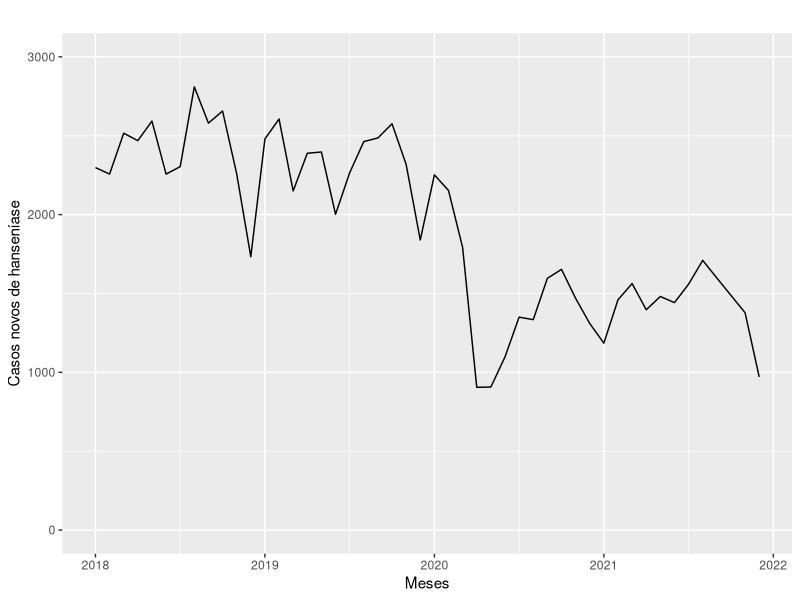
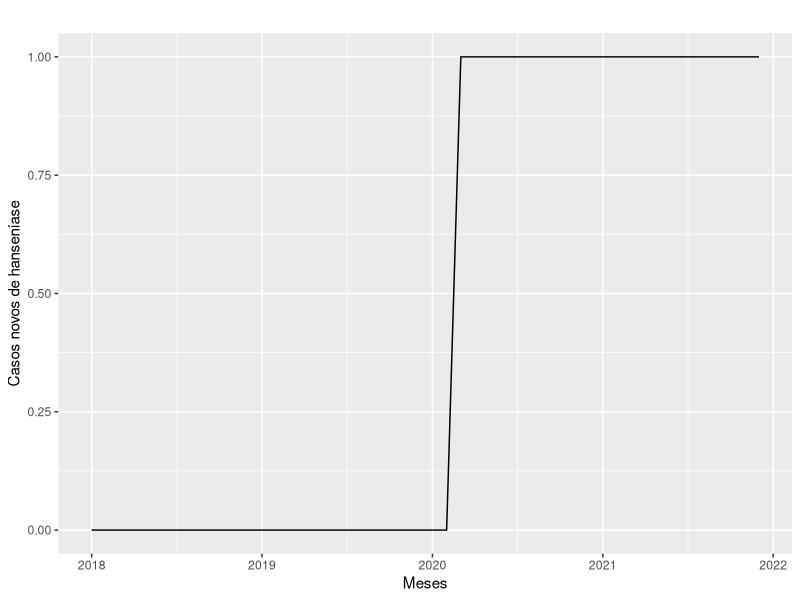
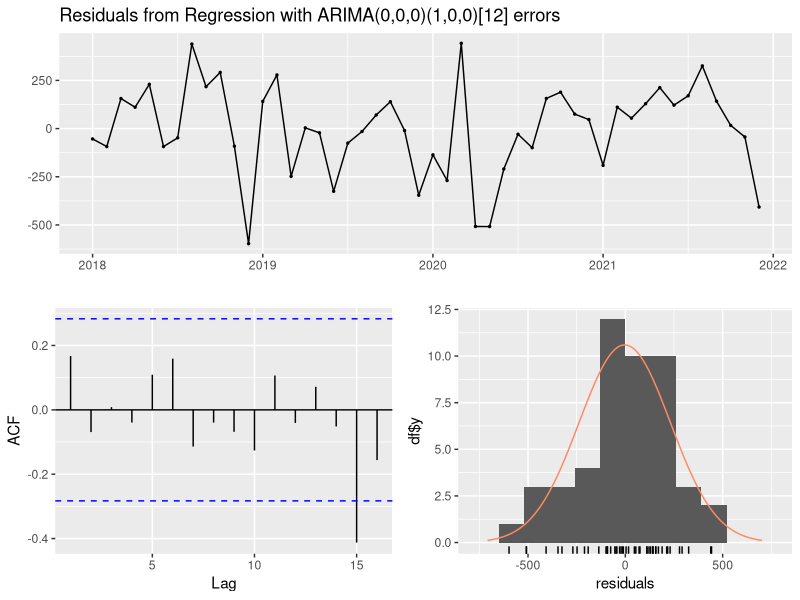
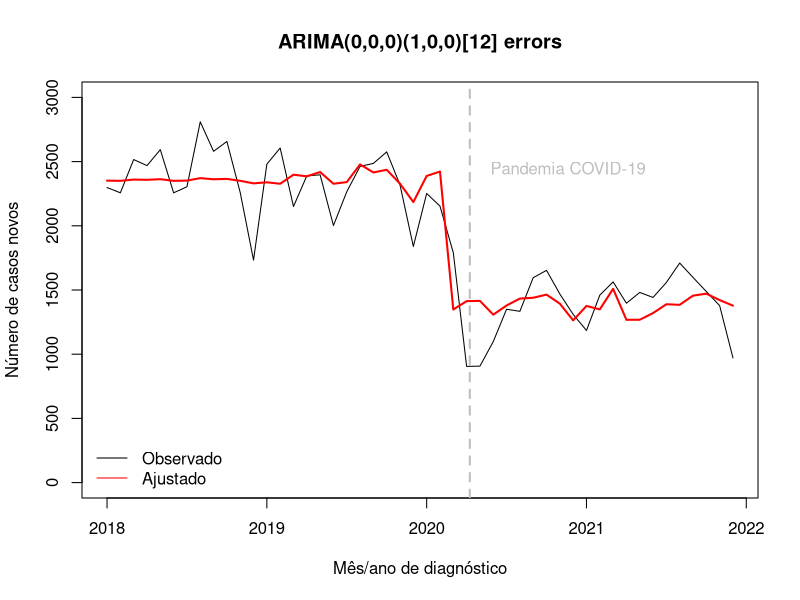

Write R code to recreate these figures, in order.
# Instalação e Carregamento dos Pacotes Necessários para a Aula -----------

pacotes <- c("tseries",     # Gráficos e estatísticas
             "forecast",    # Forecast, gráficos e testes
             "tidyverse",   # Manipulação de dados
             "ggfortify",   # Visualização de dados
             "FinTS",       # Análises de ST
             "lmtest",      # Teste de modelos
             "broom")       # Resume estatísticas para tibble

if(sum(as.numeric(!pacotes %in% installed.packages())) != 0){
  instalador <- pacotes[!pacotes %in% installed.packages()]
  for(i in 1:length(instalador)) {
    install.packages(instalador, dependencies = T)
    break()}
  sapply(pacotes, require, character = T) 
} else {
  sapply(pacotes, require, character = T) 
}


# Dados de série temporal de casos novos de hanseníase
dados <- read.csv2(file = "dados_hanseniase.csv", header = T, sep = ';')


# Gerar a série temporal anual/mensal
ts_hans_newcases <- ts(dados, start = c(2018,1), frequency = 12)


# Plotar a série temporal
autoplot(ts_hans_newcases[,"CASOS_NOVOS"]) + 
  ggtitle("") + 
  xlab("Meses") + 
  ylab("Casos novos de hanseníase") + 
  ylim(0, 3000)

autoplot(ts_hans_newcases[,"DEGRAU"]) + 
  ggtitle("") + 
  xlab("Meses") + 
  ylab("Casos novos de hanseníase")


# Modelo de erros ARIMA
y <- ts_hans_newcases[,"CASOS_NOVOS"] # Variável dependente
x <- ts_hans_newcases[,"DEGRAU"]      # Variável de intervenção (dummy: 0-1)

# Modelo
fit <- auto.arima(y, xreg = x)

summary(fit)

# Análise dos resíduos
checkresiduals(fit)

# Teste de significância
coeftest(fit, df = Inf, level = 0.95)


# Gráfico final
(ajustados <- fit$fitted)

ts.plot(ts_hans_newcases[,"CASOS_NOVOS"], ajustados, lty = c(1,1), type = "l", 
        lwd = c(1,2), col = c(1, "red"), xlab="Mês/ano de diagnóstico", 
        ylab = "Número de casos novos", ylim = c(0, 3000), main = "ARIMA(0,0,0)(1,0,0)[12] errors") 
legend("bottomleft", col = c("black", "red"), 
       legend = c("Observado", "Ajustado"), lty = c( 1, 1), 
       lwd = c(1,1,1), cex = , bty="n") 
abline(v = 2020.27, col = "grey", lty = 2, lwd = 2) 
text(2020.40,2500,"Pandemia COVID-19", adj = c(0,1), col = "gray")


# Apresnetação de tabela
tidy(fit)
glance(fit)
